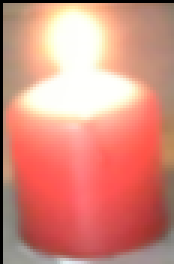
#> input picture images/fire/fire_var1_17.png, 58 x 88 px, given in place of the camera (shown 3 times larger)
$ python image_collector.py
#> lines starting #> are read from the running program, lines starting #| are printed output that depends on the picture; after the words box and inside, x2 and y2 are one past the last pixel; in counts of white or black regions, pixels touching at a corner belong together
# -*- coding: utf-8 -*-
"""
Created on Thu May 25 15:19:52 2023

@author: lgalm
"""

import time
import cv2
import numpy as np
import imutils

def image_processing(original_image, width, height):
    """Preprocess the image and obtains the blobs positions """
    objectf = 0
    #Grayscale
    image = cv2.cvtColor(original_image,cv2.COLOR_BGR2HSV)
    x,y,w,h  = 0,0,5,5

     ################## RED CANDLE DETECTOR ####################
    lower_1 = np.array([0,75,55])
    upper_1 = np.array([5,255,255])
    red_mask_1 = cv2.inRange(image, lower_1, upper_1)

    lower_2 = np.array([170,75,55])
    upper_2 = np.array([179,255,255])
    red_mask_2 = cv2.inRange(image, lower_2, upper_2)

    red_mask = red_mask_1 + red_mask_2

    kernel = cv2.getStructuringElement(cv2.MORPH_CROSS,(3,3))

    red_mask = cv2.dilate(red_mask,kernel,iterations = 4)
    red_mask = cv2.erode(red_mask,kernel,iterations = 2)


    #find contours
    contours = cv2.findContours(red_mask,cv2.RETR_TREE,cv2.CHAIN_APPROX_SIMPLE)
    contours = imutils.grab_contours(contours)
    image = cv2.cvtColor(image,cv2.COLOR_HSV2BGR)
    targets=[]

    for cnt in contours:
        area=cv2.contourArea(cnt)
        Mmts = cv2.moments(cnt)
        cntX = int(Mmts["m10"]/Mmts["m00"]) #Calculates centroid in X
        cntY = int(Mmts["m01"]/Mmts["m00"]) #Calculates centroid in Y
        centerColor = red_mask[cntY,cntX]

        if area > 70 and area < 60000 and centerColor == 255: #Area threshold, adjust to avoid false positives
            x,y,w,h = cv2.boundingRect(cnt)  #Obtains the dimensions and position of the white blob

            #Obtains Coordinates relative to the center of the window
            relX=int(cntX-(width/2))
            relY=-(int(cntY-(height/2)))
            objectf = 1 #indicates theres a target

            if((cntX > 0) and (cntX < 480) and (cntY > 0) and (cntY < 640)):
                #Draws a contour around the object found
                cv2.drawContours(image,[cnt],-1,(0,0,255),2)
                #Appends target to targets[]
                targets.append((relX,relY))
                #Marks the centroid of the object with a circle
                cv2.circle(image,(cntX,cntY),4,(0,255,0),-1)
                #puts small circle in the center of the image
                cv2.circle(image,(int(width/2),int(height/2)),3,(0,255,0),-1)
                #Places the coorddinates on top of the target
                cv2.putText(image,"({},{})".format(relX, relY),(cntX-40,cntY-40), cv2.FONT_HERSHEY_SIMPLEX,0.4,(0,0,255),1)

    yOffset = int(h*0.5)
    if y+h+yOffset > 630:
        h=630
    else:
        h = h+yOffset

    if y-yOffset < 10:
        y = 10
    else:
        y=y-yOffset

    return image,targets,x,y,w,h, objectf

#Function that turns the original image into RGB and places the bounding box
def AddBoundingBox(original_image, width, height,x,y):
    image = cv2.rectangle(original_image, (x,y), (x+width, y + height), (0,0,0),0)
    return image

#Function that yields a list of all the attributes of a sub image
def Analyze(AR, AG, AB, SR, SG, SB, SSG):
    Data = [AR,AG,AB,SR,SG,SB,SSG]
    return Data


##Image dimensions
width=640
height=480

##Initialization run
cap = cv2.VideoCapture(0)
_, frame = cap.read()
#> frame is the input picture: shape (88, 58, 3); mean B, G, R 127.1, 141, 214.7
frame = cv2.GaussianBlur(frame, (3,3), 0)
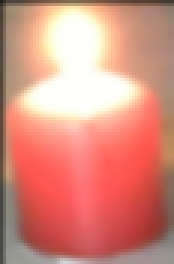
#> frame: shape (88, 58, 3) (shown 3 times larger); mean B, G, R 127.9, 142, 216

image,targets,X1,Y1,W,H,smth=image_processing(frame,width,height)
#> in image_processing, `image = cv2.cvtColor(original_image,cv2.COLOR_BGR2HSV)`: image: shape (88, 58, 3); mean H, S, V 20, 103, 216.1
#> in image_processing, `red_mask_1 = cv2.inRange(image, lower_1, upper_1)`:
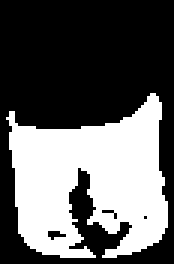
#> red_mask_1: shape (88, 58) (shown 3 times larger); 37.9% white; 1 white region, box (x1, y1, x2, y2) and area: (2, 31, 56, 86) 1932
#> in image_processing, `red_mask_2 = cv2.inRange(image, lower_2, upper_2)`:
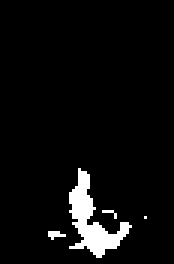
#> red_mask_2: shape (88, 58) (shown 3 times larger); 4.8% white; 4 white regions (3 under 20 px), largest, box (x1, y1, x2, y2) and area: (23, 56, 44, 86) 229
#> in image_processing, `red_mask = red_mask_1 + red_mask_2`: red_mask: shape (88, 58); 42.7% white; 1 white region, box (x1, y1, x2, y2) and area: (2, 31, 56, 86) 2179
#> in image_processing, `red_mask = cv2.dilate(red_mask,kernel,iterations = 4)`: red_mask: shape (88, 58); 56.5% white; 4 black regions (1 under 20 px), largest, box (x1, y1, x2, y2) and area: (0, 0, 58, 39) 2064, (0, 56, 12, 88) 99, (47, 80, 58, 88) 42
#> in image_processing, `red_mask = cv2.erode(red_mask,kernel,iterations = 2)`:
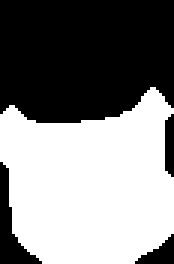
#> red_mask: shape (88, 58) (shown 3 times larger); 51.5% white; 4 black regions
#> in image_processing, `contours = cv2.findContours(red_mask,cv2.RETR_TREE,cv2.CHAIN_APPROX_SI..`: contours = 1 contour; box (x1, y1, x2, y2) and area: (0, 29, 58, 88) 2530
#> the loop in image_processing, `for cnt in contours:` made 1 pass
#> (area, cntX, cntY, centerColor, x, y, w, h) on pass 1: (2530.5, 29, 61, 255, 0, 29, 58, 59)
#> after the loop in image_processing, `for cnt in contours:`:
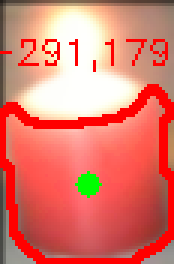
#> image: shape (88, 58, 3) (shown 3 times larger); mean B, G, R 108.1, 122.1, 222.3
#> after the loop in image_processing, `for cnt in contours:`: targets = [(-291, 179)]
#> in image_processing, `yOffset = int(h*0.5)`: yOffset = 29
#> in image_processing, `h = h+yOffset`: h = 88
#> targets = [(-291, 179)]; X1 = 0; Y1 = 10; W = 58; H = 88; smth = 1
image2 = AddBoundingBox(frame, W, H,X1,Y1)
#> in AddBoundingBox, `image = cv2.rectangle(original_image, (x,y), (x+width, y + height), (0..`:
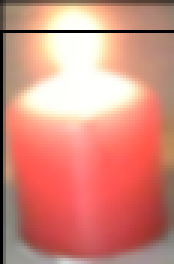
#> image: shape (88, 58, 3) (shown 3 times larger); mean B, G, R 125.1, 138.7, 212.3
cv2.imshow('window',image)
cv2.imshow('PCView', image2)
cv2.imshow('Region', image2[Y1:Y1+H, X1:X1+W])
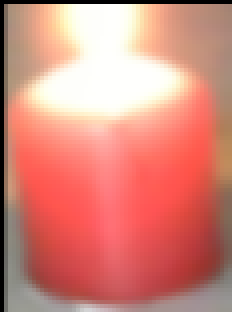
#> window 'Region': shape (78, 58, 3) (shown 4 times larger); mean B, G, R 124, 136, 214.3

######time.sleep(4)
######last_time=time.time()
i = 0
Pics = 0
##Main Loop
while(True):
    #Grabs image from screen
    _, frame = cap.read()
    frame = cv2.GaussianBlur(frame, (3,3), 0)
    #Calls function to obtain bounding boxes
    image,targets,X1,Y1,W,H, smth=image_processing(frame,width,height)
#> the loop in image_processing (call 2), `for cnt in contours:` made 1 pass
    #Conversion to rgb and acquisition of target image
    image2 = AddBoundingBox(frame, W, H,X1,Y1)
    image3 = image2[Y1:Y1+H, X1:X1+W]
    #show all images in windows
    cv2.imshow('PCView', image2)
    cv2.imshow('window',image)
    cv2.imshow('Region', image3)

    if(Pics): #The selection images are stored to disk if true,
        #Change the direction to the folder where you wanna store the images
        cv2.imwrite("../images/image_name_"+str(i)+".png", image3)
        i = i+1
        print("Screenshots Taken: {}".format(i))
        time.sleep(0.3)
        Pics = 0


    #if q is pressed the program closes
    key = cv2.waitKey(25)
#> (key q is pressed here)
    if key == ord('q'):
        cv2.destroyAllWindows()
        break
    elif key == ord('c'): #if c is pressed the target selection is saved as an image
        if Pics == 0:
            Pics = 1

        else:
            Pics = 0

cap.release()

$ run again, on images/fire/fire_var1_18.png
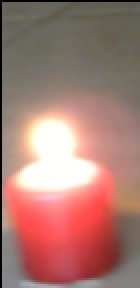
#> input picture images/fire/fire_var1_18.png, 70 x 144 px, given in place of the camera (shown 2 times larger)
#> frame is the input picture: shape (144, 70, 3); mean B, G, R 115.5, 123.9, 167.3
#> red_mask_1: shape (144, 70); 20.7% white; 6 white regions (3 under 20 px), largest, box (x1, y1, x2, y2) and area: (31, 49, 68, 139) 1523, (1, 89, 28, 133) 518, (25, 122, 31, 126) 21
#> red_mask_2: shape (144, 70); 9% white; 4 white regions (3 under 20 px), largest, box (x1, y1, x2, y2) and area: (11, 99, 52, 142) 886
#> contours = 1 contour; box (x1, y1, x2, y2) and area: (0, 47, 70, 144) 3536
#> the loop in image_processing, `for cnt in contours:` made 1 pass
#> (area, cntX, cntY, centerColor, x, y, w, h) on pass 1: (3536, 36, 104, 255, 0, 47, 70, 97)
#> after the loop in image_processing, `for cnt in contours:`:
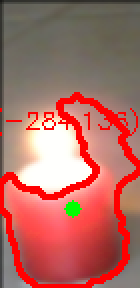
#> image: shape (144, 70, 3) (shown 2 times larger); mean B, G, R 99.2, 107.5, 174.9
#> after the loop in image_processing, `for cnt in contours:`: targets = [(-284, 136)]
#> yOffset = 48
#> in image_processing, `h = h+yOffset`: h = 145
#> `image,targets,X1,Y1,W,H,smth=image_processing(frame,width,height)`: targets = [(-284, 136)]; X1 = 0; Y1 = 10; W = 70; H = 145; smth = 1
#> `cv2.imshow('Region', image2[Y1:Y1+H, X1:X1+W])`:
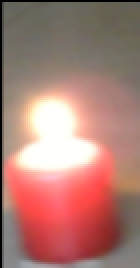
#> window 'Region': shape (134, 70, 3) (shown 2 times larger); mean B, G, R 117.4, 125.5, 172
#> the loop in image_processing (call 2), `for cnt in contours:` made 1 pass

$ run again, on images/fire/fire_var2_11.png
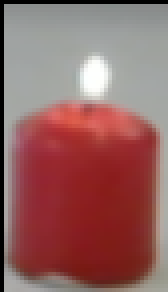
#> input picture images/fire/fire_var2_11.png, 42 x 73 px, given in place of the camera (shown 4 times larger)
#> frame is the input picture: shape (73, 42, 3); mean B, G, R 98.4, 100.1, 148.1
#> red_mask_1: shape (73, 42); 30.8% white; 2 white regions (1 under 20 px), largest, box (x1, y1, x2, y2) and area: (3, 26, 40, 71) 942
#> red_mask_2: shape (73, 42); 17.2% white; 2 white regions, box (x1, y1, x2, y2) and area: (3, 30, 24, 64) 478, (28, 34, 37, 43) 48
#> contours = 1 contour; box (x1, y1, x2, y2) and area: (0, 24, 42, 73) 1791
#> the loop in image_processing, `for cnt in contours:` made 1 pass
#> (area, cntX, cntY, centerColor, x, y, w, h) on pass 1: (1791, 20, 48, 255, 0, 24, 42, 49)
#> after the loop in image_processing, `for cnt in contours:`:
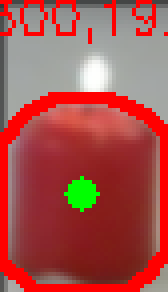
#> image: shape (73, 42, 3) (shown 4 times larger); mean B, G, R 77.5, 82.6, 165.3
#> after the loop in image_processing, `for cnt in contours:`: targets = [(-300, 192)]
#> yOffset = 24
#> in image_processing, `h = h+yOffset`: h = 73
#> `image,targets,X1,Y1,W,H,smth=image_processing(frame,width,height)`: targets = [(-300, 192)]; X1 = 0; Y1 = 10; W = 42; H = 73; smth = 1
#> `cv2.imshow('Region', image2[Y1:Y1+H, X1:X1+W])`:
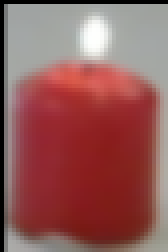
#> window 'Region': shape (63, 42, 3) (shown 4 times larger); mean B, G, R 89.6, 91.3, 147.4
#> the loop in image_processing (call 2), `for cnt in contours:` made 1 pass

$ run again, on images/fire/fire_var2_17.png
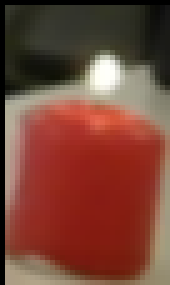
#> input picture images/fire/fire_var2_17.png, 34 x 57 px, given in place of the camera (shown 5 times larger)
#> frame is the input picture: shape (57, 34, 3); mean B, G, R 55.4, 68.9, 119.7
#> red_mask_1: shape (57, 34); 41.8% white; 1 white region, box (x1, y1, x2, y2) and area: (1, 21, 32, 54) 810
#> red_mask_2: shape (57, 34); every value is 0
#> contours = 1 contour; box (x1, y1, x2, y2) and area: (0, 19, 34, 57) 998
#> the loop in image_processing, `for cnt in contours:` made 1 pass
#> (area, cntX, cntY, centerColor, x, y, w, h) on pass 1: (998, 16, 37, 255, 0, 19, 34, 38)
#> after the loop in image_processing, `for cnt in contours:`: targets = [(-304, 203)]
#> yOffset = 19
#> in image_processing, `h = h+yOffset`: h = 57
#> `image,targets,X1,Y1,W,H,smth=image_processing(frame,width,height)`: targets = [(-304, 203)]; X1 = 0; Y1 = 10; W = 34; H = 57; smth = 1
#> `cv2.imshow('Region', image2[Y1:Y1+H, X1:X1+W])`:
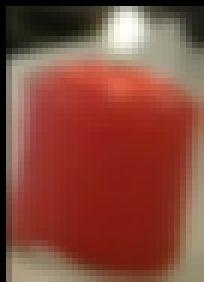
#> window 'Region': shape (47, 34, 3) (shown 6 times larger); mean B, G, R 58.8, 72.8, 134.5
#> the loop in image_processing (call 2), `for cnt in contours:` made 1 pass
